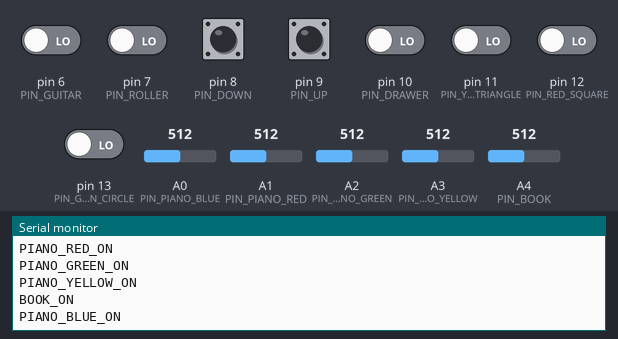
Simulated run of this sketch. Board: Arduino Uno, built with avr-gcc and run on an emulated ATmega328P. Shown: the last lines printed to the serial monitor. Inputs (shaded band) come from the test bench; at power-on: pin 6 (PIN_GUITAR), pin 7 (PIN_ROLLER), pin 8 (PIN_DOWN), pin 9 (PIN_UP), pin 10 (PIN_DRAWER), pin 11 (PIN_YELLOW_TRIANGLE), pin 12 (PIN_RED_SQUARE), pin 13 (PIN_GREEN_CIRCLE) LOW, A0 (PIN_PIANO_BLUE) = 512, A1 (PIN_PIANO_RED) = 512, A2 (PIN_PIANO_GREEN) = 512, A3 (PIN_PIANO_YELLOW) = 512, A4 (PIN_BOOK) = 512.

Above: at 1.2 s.
1.3 s: pin 6 (PIN_GUITAR) driven HIGH
At 2.5 s:
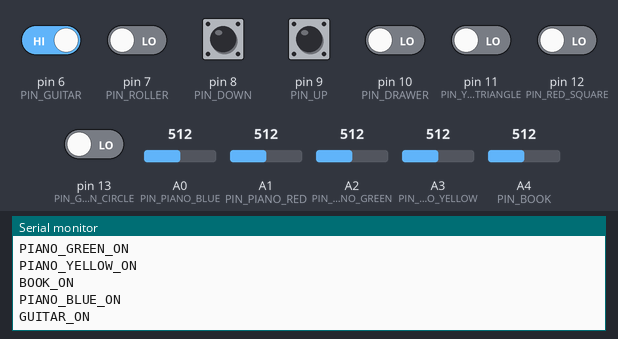
2.8 s: pin 7 (PIN_ROLLER) driven HIGH
At 3.8 s:
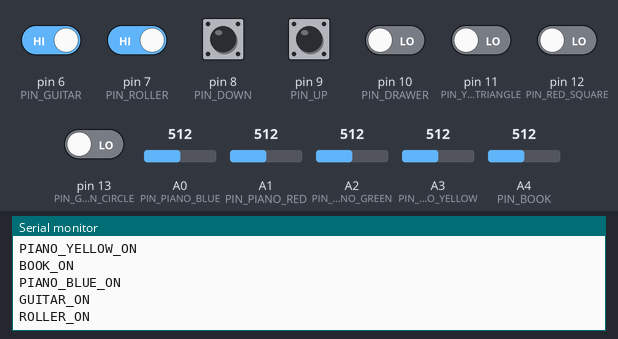
4.3 s: pin 8 (PIN_DOWN) pulled HIGH for 0.15 s
At 5.4 s:
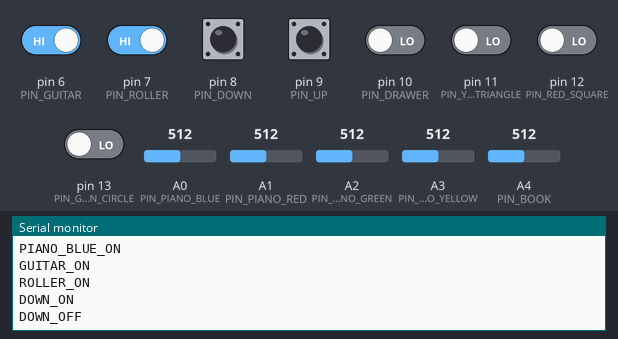
6.0 s: pin 9 (PIN_UP) pulled HIGH for 0.15 s
At 6.6 s:
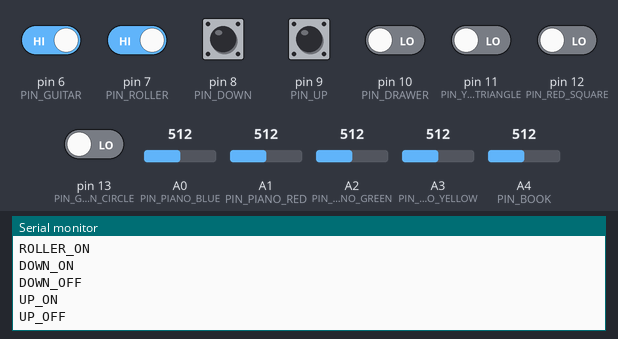
7.7 s: pin 10 (PIN_DRAWER) driven HIGH
At 8.7 s:
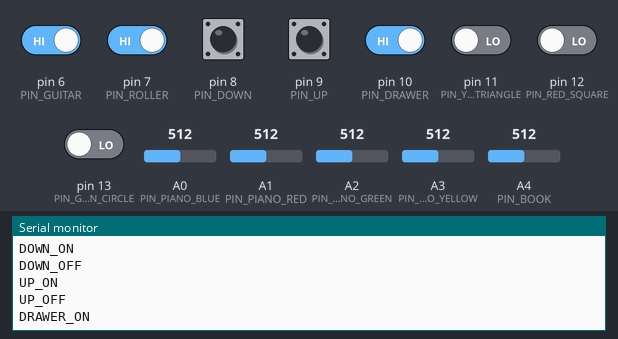
9.2 s: pin 11 (PIN_YELLOW_TRIANGLE) driven HIGH
At 10.7 s:
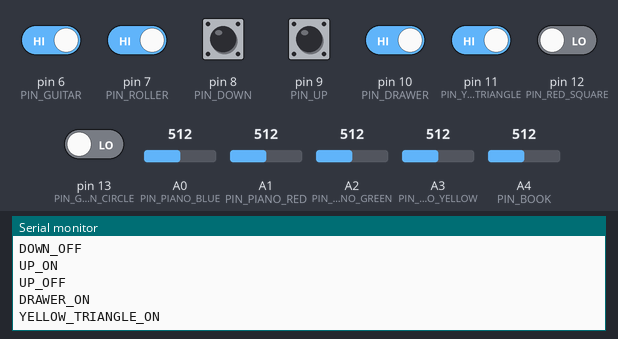

Measured:
- after the input at 1.3 s, the serial monitor: prints a new line after 0.06 s (image 1)
- after the input at 2.8 s, the serial monitor: prints a new line after 0.06 s (image 2)
- after the input at 4.3 s, the serial monitor: prints a new line after 0.05 s (image 3)
- after the input at 6.0 s, the serial monitor: prints a new line after 0.06 s (image 4)
- after the input at 7.7 s, the serial monitor: prints a new line after 0.06 s (image 5)
- after the input at 9.2 s, the serial monitor: prints a new line after 0.05 s (image 6)

The sketch:

cruftfest.ino
```cpp
// Assign constant names to the pins

#define PIN_GREEN_CIRCLE 13
#define PIN_RED_SQUARE 12
#define PIN_YELLOW_TRIANGLE 11
#define PIN_DRAWER 10
#define PIN_UP 9
#define PIN_DOWN 8
#define PIN_ROLLER 7
#define PIN_GUITAR 6


// Some pins are on analog but they are not really analog data,
// they are just contact switches that return non-5V values
// which won't work if connected to digital inputs, so we
// need to read them from analog inputs and check if their value is over 0
#define PIN_PIANO_BLUE A0
#define PIN_PIANO_RED A1
#define PIN_PIANO_GREEN A2
#define PIN_PIANO_YELLOW A3
#define PIN_BOOK A4

long lastDebounceTime = 0;  // the last time the output pin was toggled
long debounceDelay = 50;    // the debounce time; increase if the output flickers

// Put them all in an array for easier manipulation in loops
int pins[] = { PIN_GREEN_CIRCLE, PIN_RED_SQUARE, PIN_YELLOW_TRIANGLE, PIN_DRAWER, PIN_UP, PIN_DOWN, PIN_ROLLER, PIN_GUITAR, PIN_PIANO_BLUE, PIN_PIANO_RED, PIN_PIANO_GREEN, PIN_PIANO_YELLOW, PIN_BOOK };

// Likewise, for status check and sending names over serial
int state[] = { LOW, LOW, LOW, LOW, LOW, LOW, LOW, LOW, LOW, LOW, LOW, LOW, LOW };
int lastState[] = { LOW, LOW, LOW, LOW, LOW, LOW, LOW, LOW, LOW, LOW, LOW, LOW, LOW };
String pinNames[] =  { "GREEN_CIRCLE", "RED_SQUARE", "YELLOW_TRIANGLE", "DRAWER", "UP", "DOWN", "ROLLER", "GUITAR", "PIANO_BLUE", "PIANO_RED", "PIANO_GREEN", "PIANO_YELLOW", "BOOK" };

void setup() {
  // set digital pins as inputs
  for (int i = 6; i <= 13; ++i) {
    pinMode(i, INPUT);
  }

  Serial.begin(115200);
}

void loop() {
  // Code adapted from the debounce example https://www.arduino.cc/en/Tutorial/Debounce
  for (int i = 0; i < (sizeof(pins) / sizeof(int)); i++) {
    int reading = LOW;
    if (i < 8) { // For the first digital pins
      reading = digitalRead(pins[i]);
    } else { // for the analog pins
      reading = analogRead(pins[i]) > 0;
    }

    if (reading != lastState[i]) {
      // reset the debouncing timer
      lastDebounceTime = millis();
    }

    if ((millis() - lastDebounceTime) > debounceDelay) {
      // whatever the reading is at, it's been there for longer
      // than the debounce delay, so take it as the actual current state:

      // if the button state has changed:
      if (reading != state[i]) {
        state[i] = reading;

        // Print the name of the button...
        Serial.print(pinNames[i]);

        // and its new name
        if (state[i] == HIGH) {
          Serial.println("_ON");
        } else {
          Serial.println("_OFF");
        }
      }
    }

    lastState[i] = reading;
  }

  delay(5);
}
```
